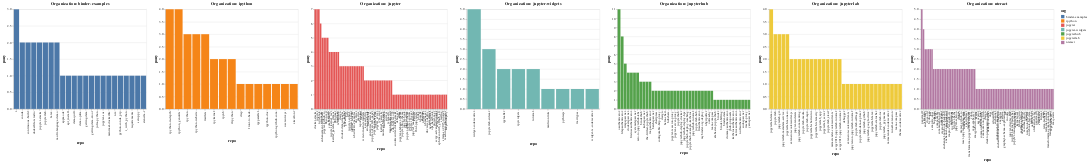

Notebook code cell kept with this figure:
### Code cell
charts = []
for iorg, idata in pony_factors.groupby('org'):
    idata = idata.sort_values(['org', 'pony'], ascending=False)
    ch = alt.Chart(idata, title=f'Organization: {iorg}').mark_bar().encode(
        x=alt.X('repo', sort=idata['repo'].tolist()),
        y='pony',
        color='org'
    )
    charts.append(ch)
alt.hconcat(*charts)

### Figure 1 — Vega-Lite specification as saved in the notebook (floating-point values rounded to 4 significant figures)
{"$schema": "https://vega.github.io/schema/vega-lite/v3.3.0.json", "config": {"mark": {"tooltip": null}, "view": {"height": 300, "width": 400}}, "datasets": {"data-06cda216203918eb54b086774fad6fb4": [{"org": "binder-examples", "pony": 3, "repo": "r"}, {"org": "binder-examples", "pony": 2, "repo": "conda"}, {"org": "binder-examples", "pony": 2, "repo": "continuous-build"}, {"org": "binder-examples", "pony": 2, "repo": "dockerfile-rstudio"}, {"org": "binder-examples", "pony": 2, "repo": "jupyter-stacks"}, {"org": "binder-examples", "pony": 2, "repo": "jupyterlab"}, {"org": "binder-examples", "pony": 2, "repo": "latex"}, {"org": "binder-examples", "pony": 2, "repo": "multi-language-demo"}, {"org": "binder-examples", "pony": 1, "repo": "appmode"}, {"org": "binder-examples", "pony": 1, "repo": "apt_install"}, {"org": "binder-examples", "pony": 1, "repo": "data-quilt"}, {"org": "binder-examples", "pony": 1, "repo": "demo-julia"}, {"org": "binder-examples", "pony": 1, "repo": "getting-data"}, {"org": "binder-examples", "pony": 1, "repo": "getting-data-xroot"}, {"org": "binder-examples", "pony": 1, "repo": "julia-python"}, {"org": "binder-examples", "pony": 1, "repo": "jupyter-sos"}, {"org": "binder-examples", "pony": 1, "repo": "minimal-dockerfile"}, {"org": "binder-examples", "pony": 1, "repo": "nix"}, {"org": "binder-examples", "pony": 1, "repo": "python-conda_pip"}, {"org": "binder-examples", "pony": 1, "repo": "r_with_python"}, {"org": "binder-examples", "pony": 1, "repo": "requirements"}, {"org": "binder-examples", "pony": 1, "repo": "setup.py"}, {"org": "binder-examples", "pony": 1, "repo": "stencila-r"}], "data-0ffb4795d3cc7e557a082c034b0f86c0": [{"org": "nteract", "pony": 5, "repo": "papermill"}, {"org": "nteract", "pony": 4, "repo": "semiotic"}, {"org": "nteract", "pony": 3, "repo": "ansi-to-react"}, {"org": "nteract", "pony": 3, "repo": "docs-old"}, {"org": "nteract", "pony": 3, "repo": "hydrogen"}, {"org": "nteract", "pony": 3, "repo": "nes"}, {"org": "nteract", "pony": 3, "repo": "semiotic-docs"}, {"org": "nteract", "pony": 2, "repo": "bookstore"}, {"org": "nteract", "pony": 2, "repo": "cabinet"}, {"org": "nteract", "pony": 2, "repo": "commutable"}, {"org": "nteract", "pony": 2, "repo": "commutable-perf"}, {"org": "nteract", "pony": 2, "repo": "commuter"}, {"org": "nteract", "pony": 2, "repo": "create-nteract-app"}, {"org": "nteract", "pony": 2, "repo": "enchannel-notebook-backend"}, {"org": "nteract", "pony": 2, "repo": "enchannel-zmq-backend"}, {"org": "nteract", "pony": 2, "repo": "global-sprint"}, {"org": "nteract", "pony": 2, "repo": "improved-spark-viz"}, {"org": "nteract", "pony": 2, "repo": "initiatives"}, {"org": "nteract", "pony": 2, "repo": "ipython-paths"}, {"org": "nteract", "pony": 2, "repo": "jupyter-paths"}, {"org": "nteract", "pony": 2, "repo": "jupyter-session"}, {"org": "nteract", "pony": 2, "repo": "logos"}, {"org": "nteract", "pony": 2, "repo": "nteract"}, {"org": "nteract", "pony": 2, "repo": "nteract.github.io"}, {"org": "nteract", "pony": 2, "repo": "react-jupyter-display-area"}, {"org": "nteract", "pony": 2, "repo": "snakestagram"}, {"org": "nteract", "pony": 2, "repo": "spawnteract"}, {"org": "nteract", "pony": 2, "repo": "transformime"}, {"org": "nteract", "pony": 2, "repo": "transformime-jupyter-transformers"}, {"org": "nteract", "pony": 2, "repo": "vdom"}, {"org": "nteract", "pony": 2, "repo": "vega-embed-v2"}, {"org": "nteract", "pony": 2, "repo": "zmq-prebuilt-testing"}, {"org": "nteract", "pony": 1, "repo": "assets"}, {"org": "nteract", "pony": 1, "repo": "associator"}, {"org": "nteract", "pony": 1, "repo": "coffee_boat"}, {"org": "nteract", "pony": 1, "repo": "commutable-models"}, {"org": "nteract", "pony": 1, "repo": "commuter-on-glitch"}, {"org": "nteract", "pony": 1, "repo": "design"}, {"org": "nteract", "pony": 1, "repo": "desktop-integration-tests"}, {"org": "nteract", "pony": 1, "repo": "desktop-manual"}, {"org": "nteract", "pony": 1, "repo": "docs"}, {"org": "nteract", "pony": 1, "repo": "dx"}, {"org": "nteract", "pony": 1, "repo": "education"}, {"org": "nteract", "pony": 1, "repo": "enchannel"}, {"org": "nteract", "pony": 1, "repo": "enchannel-in-memory"}, {"org": "nteract", "pony": 1, "repo": "enchannel-socketio-backend"}, {"org": "nteract", "pony": 1, "repo": "examples"}, {"org": "nteract", "pony": 1, "repo": "galleria"}, {"org": "nteract", "pony": 1, "repo": "graphql-schema-exploration"}, {"org": "nteract", "pony": 1, "repo": "ick"}, {"org": "nteract", "pony": 1, "repo": "inodejs"}, {"org": "nteract", "pony": 1, "repo": "ion"}, {"org": "nteract", "pony": 1, "repo": "jupyter-display-area"}, {"org": "nteract", "pony": 1, "repo": "jupyter-kernel-launcher"}, {"org": "nteract", "pony": 1, "repo": "jupyter-transport-wrapper"}, {"org": "nteract", "pony": 1, "repo": "kernel-relay"}, {"org": "nteract", "pony": 1, "repo": "kernelspecs"}, {"org": "nteract", "pony": 1, "repo": "libzmq-win"}, {"org": "nteract", "pony": 1, "repo": "mathjax-electron"}, {"org": "nteract", "pony": 1, "repo": "meeting-minutes"}, {"org": "nteract", "pony": 1, "repo": "minimal-plotly"}, {"org": "nteract", "pony": 1, "repo": "naming"}, {"org": "nteract", "pony": 1, "repo": "notebook-preview"}, {"org": "nteract", "pony": 1, "repo": "notebook-test-data"}, {"org": "nteract", "pony": 1, "repo": "nteract.io"}, {"org": "nteract", "pony": 1, "repo": "oauth-server"}, {"org": "nteract", "pony": 1, "repo": "old-kernel-relay"}, {"org": "nteract", "pony": 1, "repo": "papermillr"}, {"org": "nteract", "pony": 1, "repo": "rx-jupyter"}, {"org": "nteract", "pony": 1, "repo": "scrapbook"}, {"org": "nteract", "pony": 1, "repo": "sidecar"}, {"org": "nteract", "pony": 1, "repo": "specs"}, {"org": "nteract", "pony": 1, "repo": "term-launcher"}, {"org": "nteract", "pony": 1, "repo": "terminal-sidecar"}, {"org": "nteract", "pony": 1, "repo": "transformime-commonmark"}, {"org": "nteract", "pony": 1, "repo": "transformime-react"}, {"org": "nteract", "pony": 1, "repo": "vega-embed-v3"}, {"org": "nteract", "pony": 1, "repo": "zmq-static"}], "data-41b71e3d42d7218403f6329cef6c727d": [{"org": "jupyterhub", "pony": 11, "repo": "oauthenticator"}, {"org": "jupyterhub", "pony": 8, "repo": "ldapauthenticator"}, {"org": "jupyterhub", "pony": 5, "repo": "wrapspawner"}, {"org": "jupyterhub", "pony": 4, "repo": "dockerspawner"}, {"org": "jupyterhub", "pony": 4, "repo": "firstuseauthenticator"}, {"org": "jupyterhub", "pony": 4, "repo": "systemdspawner"}, {"org": "jupyterhub", "pony": 4, "repo": "zero-to-jupyterhub-k8s"}, {"org": "jupyterhub", "pony": 3, "repo": "binderhub"}, {"org": "jupyterhub", "pony": 3, "repo": "kubespawner"}, {"org": "jupyterhub", "pony": 3, "repo": "the-littlest-jupyterhub"}, {"org": "jupyterhub", "pony": 3, "repo": "tmpauthenticator"}, {"org": "jupyterhub", "pony": 2, "repo": "batchspawner"}, {"org": "jupyterhub", "pony": 2, "repo": "chartpress"}, {"org": "jupyterhub", "pony": 2, "repo": "configurable-http-proxy"}, {"org": "jupyterhub", "pony": 2, "repo": "design"}, {"org": "jupyterhub", "pony": 2, "repo": "helm-chart"}, {"org": "jupyterhub", "pony": 2, "repo": "hubshare"}, {"org": "jupyterhub", "pony": 2, "repo": "jupyter-rsession-proxy"}, {"org": "jupyterhub", "pony": 2, "repo": "jupyter-server-proxy"}, {"org": "jupyterhub", "pony": 2, "repo": "jupyterhub"}, {"org": "jupyterhub", "pony": 2, "repo": "jupyterhub-deploy-docker"}, {"org": "jupyterhub", "pony": 2, "repo": "jupyterhub-deploy-hpc"}, {"org": "jupyterhub", "pony": 2, "repo": "jupyterhub-deploy-teaching"}, {"org": "jupyterhub", "pony": 2, "repo": "jupyterhub-example-kerberos"}, {"org": "jupyterhub", "pony": 2, "repo": "jupyterhub-tutorial"}, {"org": "jupyterhub", "pony": 2, "repo": "jupyterlab-hub"}, {"org": "jupyterhub", "pony": 2, "repo": "ltiauthenticator"}, {"org": "jupyterhub", "pony": 2, "repo": "mybinder.org-deploy"}, {"org": "jupyterhub", "pony": 2, "repo": "nbgitpuller"}, {"org": "jupyterhub", "pony": 2, "repo": "outreachy"}, {"org": "jupyterhub", "pony": 2, "repo": "team-compass"}, {"org": "jupyterhub", "pony": 1, "repo": "alabaster-jupyterhub"}, {"org": "jupyterhub", "pony": 1, "repo": "binder"}, {"org": "jupyterhub", "pony": 1, "repo": "binder-billing"}, {"org": "jupyterhub", "pony": 1, "repo": "binder-data"}, {"org": "jupyterhub", "pony": 1, "repo": "dummyauthenticator"}, {"org": "jupyterhub", "pony": 1, "repo": "jhub-proposals"}, {"org": "jupyterhub", "pony": 1, "repo": "kerberosauthenticator"}, {"org": "jupyterhub", "pony": 1, "repo": "nativeauthenticator"}, {"org": "jupyterhub", "pony": 1, "repo": "nullauthenticator"}, {"org": "jupyterhub", "pony": 1, "repo": "sudospawner"}, {"org": "jupyterhub", "pony": 1, "repo": "traefik-proxy"}, {"org": "jupyterhub", "pony": 1, "repo": "yarnspawner"}], "data-5aec2a17071bbbbcf6f6cf2fb815e883": [{"org": "jupyter-widgets", "pony": 5, "repo": "widget-cookiecutter"}, {"org": "jupyter-widgets", "pony": 3, "repo": "jupyterlab-sidecar"}, {"org": "jupyter-widgets", "pony": 2, "repo": "ipyleaflet"}, {"org": "jupyter-widgets", "pony": 2, "repo": "ipywidgets"}, {"org": "jupyter-widgets", "pony": 2, "repo": "tutorial"}, {"org": "jupyter-widgets", "pony": 1, "repo": "midicontrols"}, {"org": "jupyter-widgets", "pony": 1, "repo": "pythreejs"}, {"org": "jupyter-widgets", "pony": 1, "repo": "traittypes"}, {"org": "jupyter-widgets", "pony": 1, "repo": "widget-ts-cookiecutter"}], "data-8990ce17e7b82eb70cd58391014b61b4": [{"org": "ipython", "pony": 4, "repo": "ipython-in-depth"}, {"org": "ipython", "pony": 4, "repo": "ipython_genutils"}, {"org": "ipython", "pony": 3, "repo": "ipython"}, {"org": "ipython", "pony": 3, "repo": "ipython-website"}, {"org": "ipython", "pony": 3, "repo": "traitlets"}, {"org": "ipython", "pony": 2, "repo": "ipykernel"}, {"org": "ipython", "pony": 2, "repo": "ipynb"}, {"org": "ipython", "pony": 2, "repo": "rlipython"}, {"org": "ipython", "pony": 1, "repo": "disp"}, {"org": "ipython", "pony": 1, "repo": "front-to-back"}, {"org": "ipython", "pony": 1, "repo": "ipyparallel"}, {"org": "ipython", "pony": 1, "repo": "ipython-doc"}, {"org": "ipython", "pony": 1, "repo": "ipython.github.com"}, {"org": "ipython", "pony": 1, "repo": "usersurveys"}, {"org": "ipython", "pony": 1, "repo": "xkcd-font"}], "data-ec80f385149a1b3f5191cf893425fc9b": [{"org": "jupyterlab", "pony": 4, "repo": "jupyterlab-demo"}, {"org": "jupyterlab", "pony": 3, "repo": "jupyterlab"}, {"org": "jupyterlab", "pony": 3, "repo": "jupyterlab-git"}, {"org": "jupyterlab", "pony": 3, "repo": "jupyterlab-metadata-service"}, {"org": "jupyterlab", "pony": 3, "repo": "jupyterlab-monaco"}, {"org": "jupyterlab", "pony": 2, "repo": "extension-cookiecutter-js"}, {"org": "jupyterlab", "pony": 2, "repo": "jupyter-renderers"}, {"org": "jupyterlab", "pony": 2, "repo": "jupyterlab-commenting"}, {"org": "jupyterlab", "pony": 2, "repo": "jupyterlab-media"}, {"org": "jupyterlab", "pony": 2, "repo": "jupyterlab-mp4"}, {"org": "jupyterlab", "pony": 2, "repo": "jupyterlab-shortcutui"}, {"org": "jupyterlab", "pony": 2, "repo": "jupyterlab-telemetry"}, {"org": "jupyterlab", "pony": 2, "repo": "jupyterlab_app"}, {"org": "jupyterlab", "pony": 2, "repo": "jupyterlab_server"}, {"org": "jupyterlab", "pony": 2, "repo": "jupyterlab_xkcd"}, {"org": "jupyterlab", "pony": 2, "repo": "mimerender-cookiecutter-ts"}, {"org": "jupyterlab", "pony": 2, "repo": "scipy2018-jupyterlab-tutorial"}, {"org": "jupyterlab", "pony": 2, "repo": "scipy2019-jupyterlab-tutorial"}, {"org": "jupyterlab", "pony": 1, "repo": "debugger"}, {"org": "jupyterlab", "pony": 1, "repo": "extension-cookiecutter-ts"}, {"org": "jupyterlab", "pony": 1, "repo": "jupytercon-jupyterlab-tutorial"}, {"org": "jupyterlab", "pony": 1, "repo": "jupyterlab-celltags"}, {"org": "jupyterlab", "pony": 1, "repo": "jupyterlab-data-explorer"}, {"org": "jupyterlab", "pony": 1, "repo": "jupyterlab-github"}, {"org": "jupyterlab", "pony": 1, "repo": "jupyterlab-google-drive"}, {"org": "jupyterlab", "pony": 1, "repo": "jupyterlab-latex"}, {"org": "jupyterlab", "pony": 1, "repo": "jupyterlab-statusbar"}, {"org": "jupyterlab", "pony": 1, "repo": "jupyterlab-toc"}, {"org": "jupyterlab", "pony": 1, "repo": "jupyterlab_pygments"}, {"org": "jupyterlab", "pony": 1, "repo": "mimerender-cookiecutter"}, {"org": "jupyterlab", "pony": 1, "repo": "runall-extension"}, {"org": "jupyterlab", "pony": 1, "repo": "team-compass"}, {"org": "jupyterlab", "pony": 1, "repo": "theme-cookiecutter"}], "data-f4f9dd461567137add502093921e848b": [{"org": "jupyter", "pony": 7, "repo": "docker-stacks"}, {"org": "jupyter", "pony": 7, "repo": "jupyter"}, {"org": "jupyter", "pony": 7, "repo": "notebook"}, {"org": "jupyter", "pony": 6, "repo": "qtconsole"}, {"org": "jupyter", "pony": 5, "repo": "enhancement-proposals"}, {"org": "jupyter", "pony": 5, "repo": "jupyter.github.io"}, {"org": "jupyter", "pony": 5, "repo": "nbconvert"}, {"org": "jupyter", "pony": 5, "repo": "testpath"}, {"org": "jupyter", "pony": 4, "repo": "colaboratory"}, {"org": "jupyter", "pony": 4, "repo": "jupyter_kernel_test"}, {"org": "jupyter", "pony": 4, "repo": "kernel_gateway_demos"}, {"org": "jupyter", "pony": 4, "repo": "nbformat"}, {"org": "jupyter", "pony": 4, "repo": "roadmap"}, {"org": "jupyter", "pony": 4, "repo": "terminado"}, {"org": "jupyter", "pony": 3, "repo": "design"}, {"org": "jupyter", "pony": 3, "repo": "docker-demo-images"}, {"org": "jupyter", "pony": 3, "repo": "echo_kernel"}, {"org": "jupyter", "pony": 3, "repo": "governance"}, {"org": "jupyter", "pony": 3, "repo": "help"}, {"org": "jupyter", "pony": 3, "repo": "jupyter-sphinx"}, {"org": "jupyter", "pony": 3, "repo": "jupyter_client"}, {"org": "jupyter", "pony": 3, "repo": "jupyter_console"}, {"org": "jupyter", "pony": 3, "repo": "nbconvert-examples"}, {"org": "jupyter", "pony": 3, "repo": "nbviewer"}, {"org": "jupyter", "pony": 3, "repo": "practice"}, {"org": "jupyter", "pony": 3, "repo": "repo2docker"}, {"org": "jupyter", "pony": 3, "repo": "tmpnb"}, {"org": "jupyter", "pony": 3, "repo": "win-tornado-terminals"}, {"org": "jupyter", "pony": 2, "repo": "accessibility"}, {"org": "jupyter", "pony": 2, "repo": "atom-notebook"}, {"org": "jupyter", "pony": 2, "repo": "dashboards"}, {"org": "jupyter", "pony": 2, "repo": "enterprise_gateway"}, {"org": "jupyter", "pony": 2, "repo": "jupyter-overview-paper"}, {"org": "jupyter", "pony": 2, "repo": "jupyter-packaging"}, {"org": "jupyter", "pony": 2, "repo": "jupyter_core"}, {"org": "jupyter", "pony": 2, "repo": "jupyter_server"}, {"org": "jupyter", "pony": 2, "repo": "jvm-repr"}, {"org": "jupyter", "pony": 2, "repo": "kernel_gateway"}, {"org": "jupyter", "pony": 2, "repo": "mozfest15-training"}, {"org": "jupyter", "pony": 2, "repo": "nature-demo"}, {"org": "jupyter", "pony": 2, "repo": "surveys"}, {"org": "jupyter", "pony": 2, "repo": "telemetry"}, {"org": "jupyter", "pony": 2, "repo": "tmpnb-redirector"}, {"org": "jupyter", "pony": 2, "repo": "try.jupyter.org"}, {"org": "jupyter", "pony": 1, "repo": "cdn.jupyter.org"}, {"org": "jupyter", "pony": 1, "repo": "cookiecutter-docker-stacks"}, {"org": "jupyter", "pony": 1, "repo": "debugger"}, {"org": "jupyter", "pony": 1, "repo": "ideas"}, {"org": "jupyter", "pony": 1, "repo": "jupyter-alabaster-theme"}, {"org": "jupyter", "pony": 1, "repo": "jupyter-blog-theme"}, {"org": "jupyter", "pony": 1, "repo": "jupyter-book"}, {"org": "jupyter", "pony": 1, "repo": "jupyter-drive"}, {"org": "jupyter", "pony": 1, "repo": "jupyter-sphinx-theme"}, {"org": "jupyter", "pony": 1, "repo": "jupyter-sprints"}, {"org": "jupyter", "pony": 1, "repo": "jupyter_logger"}, {"org": "jupyter", "pony": 1, "repo": "jupyter_markdown"}, {"org": "jupyter", "pony": 1, "repo": "kernels"}, {"org": "jupyter", "pony": 1, "repo": "lbnl-jupyterday"}, {"org": "jupyter", "pony": 1, "repo": "nb2kg"}, {"org": "jupyter", "pony": 1, "repo": "nbcache"}, {"org": "jupyter", "pony": 1, "repo": "nbdime"}, {"org": "jupyter", "pony": 1, "repo": "nbgrader"}, {"org": "jupyter", "pony": 1, "repo": "nbmanager"}, {"org": "jupyter", "pony": 1, "repo": "nbviewer-deploy"}, {"org": "jupyter", "pony": 1, "repo": "newsletter"}, {"org": "jupyter", "pony": 1, "repo": "ngcm-tutorial"}, {"org": "jupyter", "pony": 1, "repo": "ops-handbook"}, {"org": "jupyter", "pony": 1, "repo": "project-mgt"}, {"org": "jupyter", "pony": 1, "repo": "scipy-advanced-tutorial"}, {"org": "jupyter", "pony": 1, "repo": "scipy-sprint"}, {"org": "jupyter", "pony": 1, "repo": "sphinxcontrib_github_alt"}, {"org": "jupyter", "pony": 1, "repo": "steering"}, {"org": "jupyter", "pony": 1, "repo": "strata-sv-2015-tutorial"}, {"org": "jupyter", "pony": 1, "repo": "teaching-with-jupyter"}, {"org": "jupyter", "pony": 1, "repo": "tmpnb-deploy"}]}, "hconcat": [{"data": {"name": "data-06cda216203918eb54b086774fad6fb4"}, "encoding": {"color": {"field": "org", "type": "nominal"}, "x": {"field": "repo", "sort": ["r", "conda", "continuous-build", "dockerfile-rstudio", "jupyter-stacks", "jupyterlab", "latex", "multi-language-demo", "appmode", "apt_install", "data-quilt", "demo-julia", "getting-data", "getting-data-xroot", "julia-python", "jupyter-sos", "minimal-dockerfile", "nix", "python-conda_pip", "r_with_python", "requirements", "setup.py", "stencila-r"], "type": "nominal"}, "y": {"field": "pony", "type": "quantitative"}}, "mark": "bar", "title": "Organization: binder-examples"}, {"data": {"name": "data-8990ce17e7b82eb70cd58391014b61b4"}, "encoding": {"color": {"field": "org", "type": "nominal"}, "x": {"field": "repo", "sort": ["ipython-in-depth", "ipython_genutils", "ipython", "ipython-website", "traitlets", "ipykernel", "ipynb", "rlipython", "disp", "front-to-back", "ipyparallel", "ipython-doc", "ipython.github.com", "usersurveys", "xkcd-font"], "type": "nominal"}, "y": {"field": "pony", "type": "quantitative"}}, "mark": "bar", "title": "Organization: ipython"}, {"data": {"name": "data-f4f9dd461567137add502093921e848b"}, "encoding": {"color": {"field": "org", "type": "nominal"}, "x": {"field": "repo", "sort": ["docker-stacks", "jupyter", "notebook", "qtconsole", "enhancement-proposals", "jupyter.github.io", "nbconvert", "testpath", "colaboratory", "jupyter_kernel_test", "kernel_gateway_demos", "nbformat", "roadmap", "terminado", "design", "docker-demo-images", "echo_kernel", "governance", "help", "jupyter-sphinx", "jupyter_client", "jupyter_console", "nbconvert-examples", "nbviewer", "practice", "repo2docker", "tmpnb", "win-tornado-terminals", "accessibility", "atom-notebook", "dashboards", "enterprise_gateway", "jupyter-overview-paper", "jupyter-packaging", "jupyter_core", "jupyter_server", "jvm-repr", "kernel_gateway", "mozfest15-training", "nature-demo", "surveys", "telemetry", "tmpnb-redirector", "try.jupyter.org", "cdn.jupyter.org", "cookiecutter-docker-stacks", "debugger", "ideas", "jupyter-alabaster-theme", "jupyter-blog-theme", "jupyter-book", "jupyter-drive", "jupyter-sphinx-theme", "jupyter-sprints", "jupyter_logger", "jupyter_markdown", "kernels", "lbnl-jupyterday", "nb2kg", "nbcache", "nbdime", "nbgrader", "nbmanager", "nbviewer-deploy", "newsletter", "ngcm-tutorial", "ops-handbook", "project-mgt", "scipy-advanced-tutorial", "scipy-sprint", "sphinxcontrib_github_alt", "steering", "strata-sv-2015-tutorial", "teaching-with-jupyter", "tmpnb-deploy"], "type": "nominal"}, "y": {"field": "pony", "type": "quantitative"}}, "mark": "bar", "title": "Organization: jupyter"}, {"data": {"name": "data-5aec2a17071bbbbcf6f6cf2fb815e883"}, "encoding": {"color": {"field": "org", "type": "nominal"}, "x": {"field": "repo", "sort": ["widget-cookiecutter", "jupyterlab-sidecar", "ipyleaflet", "ipywidgets", "tutorial", "midicontrols", "pythreejs", "traittypes", "widget-ts-cookiecutter"], "type": "nominal"}, "y": {"field": "pony", "type": "quantitative"}}, "mark": "bar", "title": "Organization: jupyter-widgets"}, {"data": {"name": "data-41b71e3d42d7218403f6329cef6c727d"}, "encoding": {"color": {"field": "org", "type": "nominal"}, "x": {"field": "repo", "sort": ["oauthenticator", "ldapauthenticator", "wrapspawner", "dockerspawner", "firstuseauthenticator", "systemdspawner", "zero-to-jupyterhub-k8s", "binderhub", "kubespawner", "the-littlest-jupyterhub", "tmpauthenticator", "batchspawner", "chartpress", "configurable-http-proxy", "design", "helm-chart", "hubshare", "jupyter-rsession-proxy", "jupyter-server-proxy", "jupyterhub", "jupyterhub-deploy-docker", "jupyterhub-deploy-hpc", "jupyterhub-deploy-teaching", "jupyterhub-example-kerberos", "jupyterhub-tutorial", "jupyterlab-hub", "ltiauthenticator", "mybinder.org-deploy", "nbgitpuller", "outreachy", "team-compass", "alabaster-jupyterhub", "binder", "binder-billing", "binder-data", "dummyauthenticator", "jhub-proposals", "kerberosauthenticator", "nativeauthenticator", "nullauthenticator", "sudospawner", "traefik-proxy", "yarnspawner"], "type": "nominal"}, "y": {"field": "pony", "type": "quantitative"}}, "mark": "bar", "title": "Organization: jupyterhub"}, {"data": {"name": "data-ec80f385149a1b3f5191cf893425fc9b"}, "encoding": {"color": {"field": "org", "type": "nominal"}, "x": {"field": "repo", "sort": ["jupyterlab-demo", "jupyterlab", "jupyterlab-git", "jupyterlab-metadata-service", "jupyterlab-monaco", "extension-cookiecutter-js", "jupyter-renderers", "jupyterlab-commenting", "jupyterlab-media", "jupyterlab-mp4", "jupyterlab-shortcutui", "jupyterlab-telemetry", "jupyterlab_app", "jupyterlab_server", "jupyterlab_xkcd", "mimerender-cookiecutter-ts", "scipy2018-jupyterlab-tutorial", "scipy2019-jupyterlab-tutorial", "debugger", "extension-cookiecutter-ts", "jupytercon-jupyterlab-tutorial", "jupyterlab-celltags", "jupyterlab-data-explorer", "jupyterlab-github", "jupyterlab-google-drive", "jupyterlab-latex", "jupyterlab-statusbar", "jupyterlab-toc", "jupyterlab_pygments", "mimerender-cookiecutter", "runall-extension", "team-compass", "theme-cookiecutter"], "type": "nominal"}, "y": {"field": "pony", "type": "quantitative"}}, "mark": "bar", "title": "Organization: jupyterlab"}, {"data": {"name": "data-0ffb4795d3cc7e557a082c034b0f86c0"}, "encoding": {"color": {"field": "org", "type": "nominal"}, "x": {"field": "repo", "sort": ["papermill", "semiotic", "ansi-to-react", "docs-old", "hydrogen", "nes", "semiotic-docs", "bookstore", "cabinet", "commutable", "commutable-perf", "commuter", "create-nteract-app", "enchannel-notebook-backend", "enchannel-zmq-backend", "global-sprint", "improved-spark-viz", "initiatives", "ipython-paths", "jupyter-paths", "jupyter-session", "logos", "nteract", "nteract.github.io", "react-jupyter-display-area", "snakestagram", "spawnteract", "transformime", "transformime-jupyter-transformers", "vdom", "vega-embed-v2", "zmq-prebuilt-testing", "assets", "associator", "coffee_boat", "commutable-models", "commuter-on-glitch", "design", "desktop-integration-tests", "desktop-manual", "docs", "dx", "education", "enchannel", "enchannel-in-memory", "enchannel-socketio-backend", "examples", "galleria", "graphql-schema-exploration", "ick", "inodejs", "ion", "jupyter-display-area", "jupyter-kernel-launcher", "jupyter-transport-wrapper", "kernel-relay", "kernelspecs", "libzmq-win", "mathjax-electron", "meeting-minutes", "minimal-plotly", "naming", "notebook-preview", "notebook-test-data", "nteract.io", "oauth-server", "old-kernel-relay", "papermillr", "rx-jupyter", "scrapbook", "sidecar", "specs", "term-launcher", "terminal-sidecar", "transformime-commonmark", "transformime-react", "vega-embed-v3", "zmq-static"], "type": "nominal"}, "y": {"field": "pony", "type": "quantitative"}}, "mark": "bar", "title": "Organization: nteract"}]}
